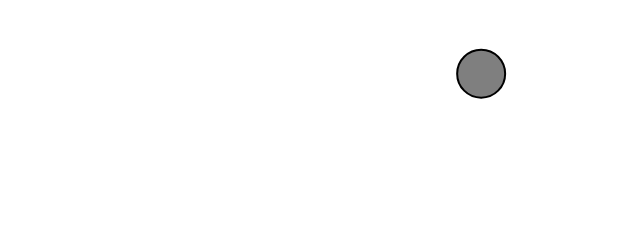
Frame 1 (no input)
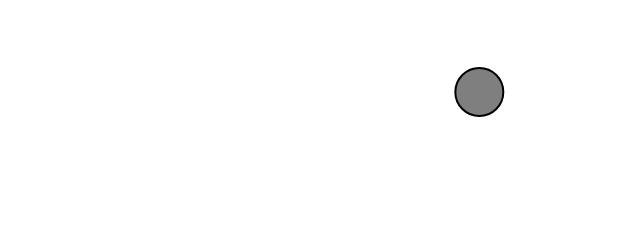
Frame 60 (no input)
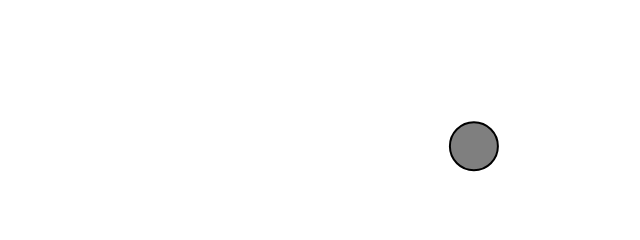
Frame 120 (the mouse pressed at the canvas centre since frame 60)

The p5.js sketch that drew these frames (run headless with seeded random() and noise() and a simulated clock; from frame 60 on, the mouse is pressed at the canvas centre):

// p5.js sketch
// ── sketch.js
let mover;

function setup() {
    createCanvas(640, 240);

    mover = new Mover();
}

function draw() {
    background(255);

    mover.update();
    mover.checkEdges();
    mover.show();
}

class Mover {
    constructor() {
        this.position = createVector(random(width), random(height));
        this.velocity = createVector(0, 0);
        this.accel = createVector(-0.001, 0.01);
        this.vMax = 10;
    }

    update() {
        this.velocity.add(this.accel);
        this.velocity.limit(this.vMax);
        this.position.add(this.velocity);
    }

    show() {
        stroke(0);
        strokeWeight(2);
        fill(127);
        circle(this.position.x + 24, this.position.y + 24, 48);
    }

    checkEdges() {
        if (this.position.x > width) {
            this.position.x = -48;
        } else if (this.position.x < 0) {
            this.position.x = width;
        }

        if (this.position.y > height) {
            this.position.y = -48;
        } else if (this.position.y < -48) {
            this.position.y = height + 48;
        }
    }
}
